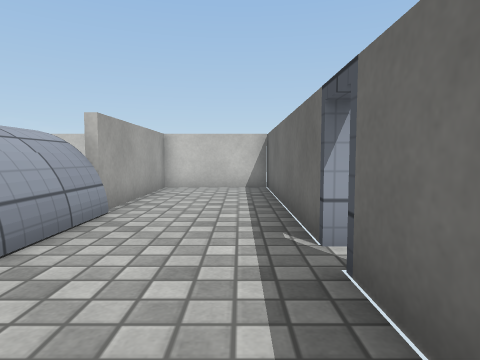
view 1 (above)

12 first-person views from a walk through a scene from a Unity 3-D project. The camera is 0.55 m above the floor, tilts 4° down and sees 75° across. The floor is counted in squares, 0.5 m on a side. Each view is taken from the middle of a square. On the plan, view 1 faces up. The plan holds only what a view shows up to about 13 squares ahead; the rest is blank. The place goes on beyond the plan. Surface patterns are stand-ins for the level's own textures.

view 2
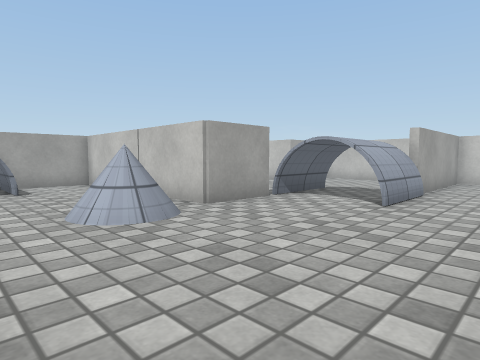

view 3
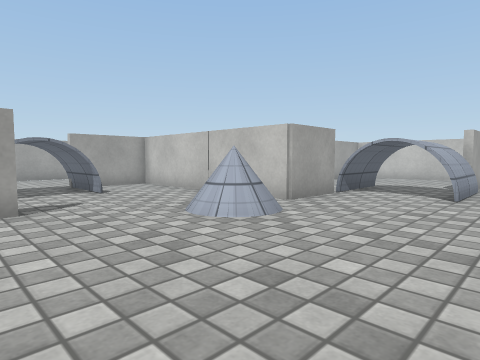

view 4
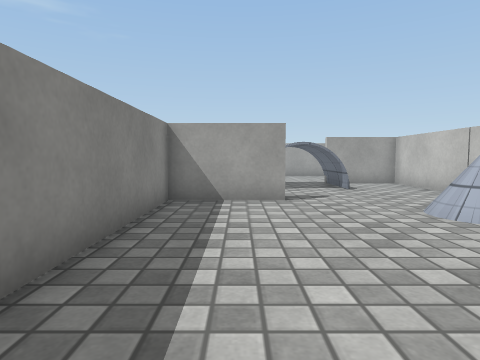

view 5
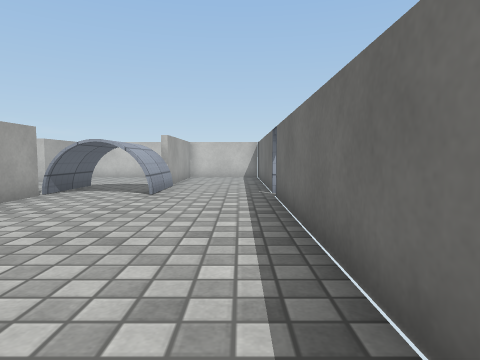

view 6
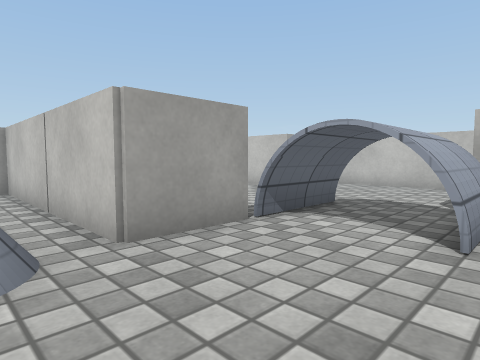

view 7
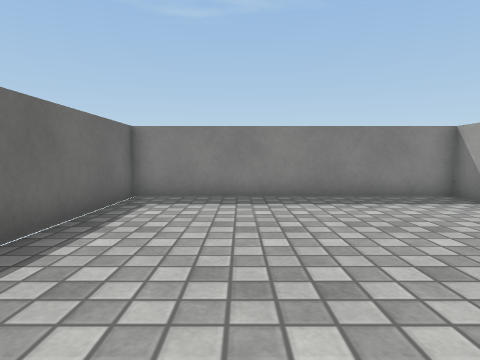

view 8
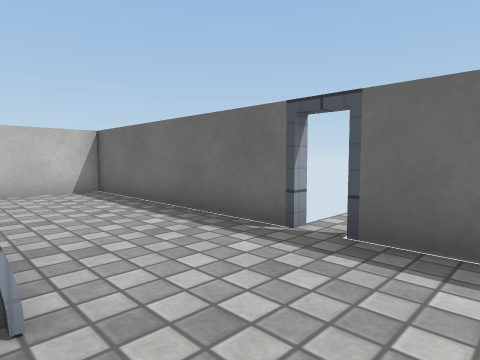

view 9
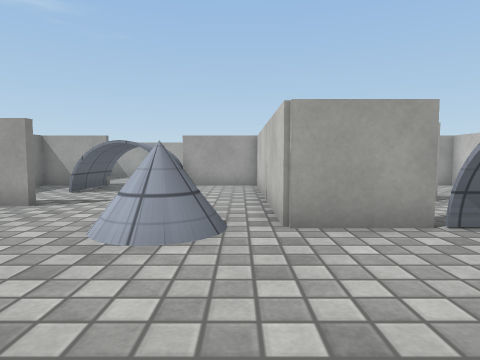

view 10
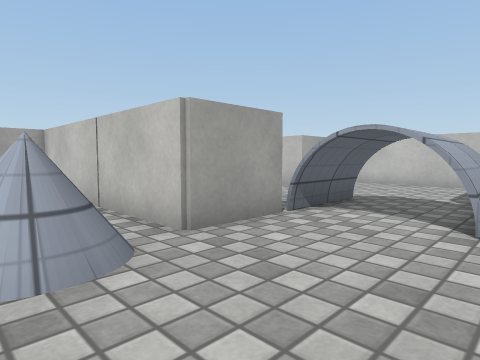

view 11
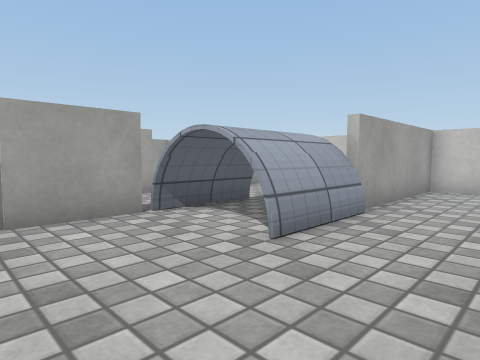

view 12
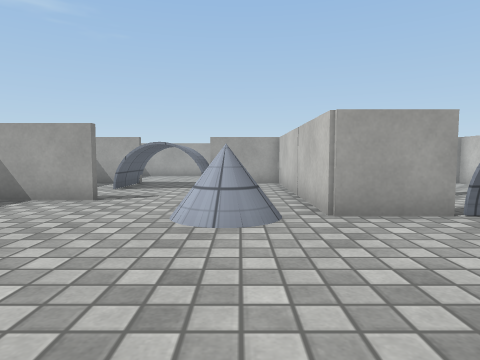

### Floor plan
Key: @ floor where view 1 was taken; # wall or solid block; x gap in a wall; . floor; = window, fence, low wall or low ledge; ^ raised ledge.
Columns run from 15 left of view 1 to 1 right of it. Each row starts with its distance up from view 1.
 12        ##########
 11        .....#...#
 10        .....#...#
  9  ######.....#...#
  8  #== =  ....#...#
  7    .... ....#...#
  6     .....#^^#...#
  5       #..#^^#...#
  4        ..#^^#...x
  3          #^^#...x
  2          #......#
  1  #########......#
  0  #.......=.....@#
 -1  #......=#=.....#
 -2 .#===....==.....#
 -3 .^^^^...........#
 -4 .^  ^...........#
 -5  ####..#........#
 -6  #.... #........#
 -7  #..   #........#
 -8  ##    ##########

Where each view was taken, in squares from view 1:
view 1: 0 up, 0 right, facing up
view 2: 4 down, 0 right, facing up-left
view 3: 6 down, 1 left, facing up-left
view 4: 6 down, 0 right, facing left
view 5: 6 down, 0 right, facing up
view 6: 1 down, 2 left, facing up-left
view 7: 1 up, 2 left, facing down
view 8: 1 up, 3 left, facing up-right
view 9: 0 up, 1 left, facing left
view 10: 2 down, 2 left, facing up-left
view 11: 0 up, 0 right, facing up-left
view 12: 1 down, 0 right, facing left
